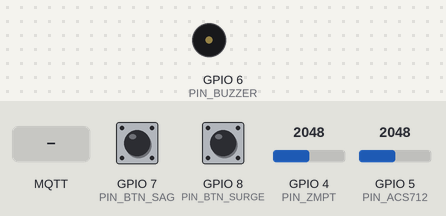
A sketch run on a simulated ESP32-S3. On the bench: buzzer (waves = sounding, pin HIGH). The inputs (shaded band) are chosen by the test bench; at power-on: GPIO 4 (PIN_ZMPT) = 2048, GPIO 8 (PIN_BTN_SURGE) HIGH, GPIO 5 (PIN_ACS712) = 2048, GPIO 7 (PIN_BTN_SAG) HIGH (analog values on the 0–4095 scale). WiFi joins after 1.5 s; servers stay silent unless stated; no MQTT or app messages arrive unless stated; what the sketch prints to the serial monitor is not drawn.

Above: at 2.2 s.
2.3 s: MQTT message "High" arrives on the first subscribed topic
6.5 s: GPIO 4 (PIN_ZMPT) set to 1936
At 8.06 s:
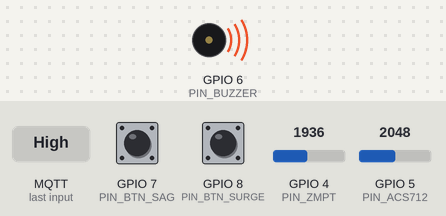
10.7 s: GPIO 8 (PIN_BTN_SURGE) pulled LOW for 1 s
14.2 s: MQTT message "high" arrives on the first subscribed topic
17.7 s: GPIO 4 (PIN_ZMPT) set to 2040
21.2 s: GPIO 5 (PIN_ACS712) set to 3207
24.7 s: GPIO 5 (PIN_ACS712) set to 3325
Timing chart, 0 to 29.2 s (numbered marks = the images above; inputs shaded):
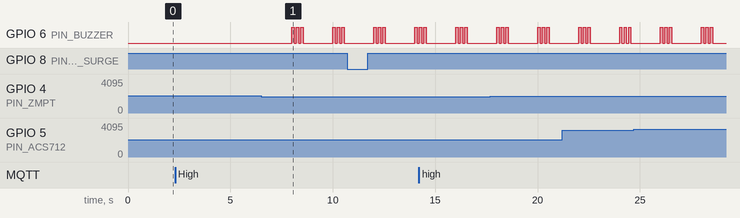

The sketch:

esp32_s3_firmware.ino
```cpp
/*
  IntelliAlarm - ESP32-S3 Firmware (Zone: OT)

  Features:
  - Reads ZMPT101B (Voltage) on GPIO 4 & ACS712 (Current) on GPIO 5
  - Demo fault injection buttons on GPIO 7 (Sag) and GPIO 8 (Surge)
  - Drives 12V Buzzer (via transistor) on GPIO 6:
      * HIGH RISK   -> 3 distinct beeps (beep-beep-beep), pause, repeat
      * MEDIUM RISK -> 2 distinct beeps (beep-beep), pause, repeat
      * LOW RISK    -> 1 single beep (beep), pause, repeat
      * NORMAL/OFF  -> Silent
  - Subscribes to MQTT topic: intellialarm/buzzer/OT
  - Publishes telemetry to:   intellialarm/sensors/OT
*/

#include <WiFi.h>
#include <PubSubClient.h>

// ── Pin Configuration (ESP32-S3 DevKit) ──────────────────────────
#define PIN_ZMPT        4    // ZMPT101B Analog In
#define PIN_ACS712      5    // ACS712 Analog In
#define PIN_BUZZER      6    // Transistor base (Buzzer control)
#define PIN_BTN_SAG     7    // Fault Button: Voltage Sag (pull-up to GND)
#define PIN_BTN_SURGE   8    // Fault Button: Voltage Surge (pull-up to GND)

// ── Network Configuration ────────────────────────────────────────
const char* WIFI_SSID    = "sanjana  11";
const char* WIFI_PASS    = "g11Z/460";
const char* MQTT_BROKER  = "10.63.138.124";
const int   MQTT_PORT    = 1883;

// ── Device & MQTT Topics ─────────────────────────────────────────
const char* ZONE_NAME      = "OT";
const char* CLIENT_ID      = "IntelliAlarm-ESP32S3-OT";
const char* TOPIC_SENSORS  = "intellialarm/sensors/OT";
const char* TOPIC_BUZZER   = "intellialarm/buzzer/OT";

// ── Calibration Constants ────────────────────────────────────────
const float ZMPT_SENSITIVITY = 500.0f; // Adjust per your calibration
const float ACS_SENSITIVITY  = 0.066f; // 66mV/A for ACS712-30A (use 0.100f for 20A, 0.185f for 5A)
const float ADC_VREF         = 3.3f;
const int   ADC_MAX          = 4095;

// ── Risk Tiers ───────────────────────────────────────────────────
enum RiskTier {
  RISK_NONE,
  RISK_LOW,
  RISK_MEDIUM,
  RISK_HIGH
};

volatile RiskTier currentRisk = RISK_NONE;

WiFiClient espClient;
PubSubClient mqtt(espClient);

unsigned long lastTelemetryTime = 0;
const unsigned long TELEMETRY_INTERVAL = 1000; // Publish every 1s

// ── Non-Blocking Multi-Beep Pattern Generator ────────────────────
void updateBuzzer() {
  unsigned long now = millis();

  switch (currentRisk) {
    case RISK_HIGH: {
      // 3 BEEPS every 2000 ms: [BEEP] - [BEEP] - [BEEP] - [PAUSE]
      unsigned long phase = now % 2000;
      bool on = (phase < 120) ||
                (phase >= 220 && phase < 340) ||
                (phase >= 440 && phase < 560);
      digitalWrite(PIN_BUZZER, on ? HIGH : LOW);
      break;
    }

    case RISK_MEDIUM: {
      // 2 BEEPS every 2000 ms: [BEEP] - [BEEP] - [PAUSE]
      unsigned long phase = now % 2000;
      bool on = (phase < 160) ||
                (phase >= 300 && phase < 460);
      digitalWrite(PIN_BUZZER, on ? HIGH : LOW);
      break;
    }

    case RISK_LOW: {
      // 1 BEEP every 3000 ms: [BEEP] - [PAUSE]
      unsigned long phase = now % 3000;
      bool on = (phase < 180);
      digitalWrite(PIN_BUZZER, on ? HIGH : LOW);
      break;
    }

    case RISK_NONE:
    default:
      digitalWrite(PIN_BUZZER, LOW);
      break;
  }
}

// ── MQTT Callback (Receives Risk Tier from Backend) ──────────────
void mqttCallback(char* topic, byte* payload, unsigned int length) {
  String message = "";
  for (unsigned int i = 0; i < length; i++) {
    message += (char)payload[i];
  }
  message.trim();
  Serial.printf("[Buzzer] Message on %s: %s\n", topic, message.c_str());

  // Matches either JSON ({"risk":"High"}) or raw string ("High")
  if (message.indexOf("High") >= 0 || message.indexOf("high") >= 0) {
    currentRisk = RISK_HIGH;
    Serial.println("[Buzzer] -> HIGH RISK (3 Beeps Pattern)");
  } else if (message.indexOf("Medium") >= 0 || message.indexOf("medium") >= 0) {
    currentRisk = RISK_MEDIUM;
    Serial.println("[Buzzer] -> MEDIUM RISK (2 Beeps Pattern)");
  } else if (message.indexOf("Low") >= 0 || message.indexOf("low") >= 0) {
    currentRisk = RISK_LOW;
    Serial.println("[Buzzer] -> LOW RISK (1 Beep Pattern)");
  } else {
    currentRisk = RISK_NONE;
    Serial.println("[Buzzer] -> NORMAL (Buzzer Silent)");
  }
}

// ── Wi-Fi Connection ─────────────────────────────────────────────
unsigned long lastWiFiRetry = 0;
void connectWiFi() {
  if (WiFi.status() == WL_CONNECTED) return;

  unsigned long now = millis();
  if (now - lastWiFiRetry < 5000) return; // Retry every 5s if disconnected
  lastWiFiRetry = now;

  Serial.printf("\n[WiFi] Connecting to: %s\n", WIFI_SSID);
  WiFi.mode(WIFI_STA);
  WiFi.begin(WIFI_SSID, WIFI_PASS);

  int attempts = 0;
  while (WiFi.status() != WL_CONNECTED && attempts < 20) {
    delay(200);
    Serial.print(".");
    attempts++;
  }

  if (WiFi.status() == WL_CONNECTED) {
    Serial.println("\n[WiFi] Connected!");
    Serial.printf("[WiFi] ESP32 IP: %s\n", WiFi.localIP().toString().c_str());
  } else {
    Serial.println("\n[WiFi] Waiting for Wi-Fi, will auto-reconnect...");
  }
}

// ── MQTT Connection ────────────────────────────────────────────
unsigned long lastMqttRetry = 0;
void connectMQTT() {
  if (mqtt.connected()) return;

  unsigned long now = millis();
  if (now - lastMqttRetry < 2000) return; // Auto-retry every 2 seconds
  lastMqttRetry = now;

  Serial.printf("[MQTT] Connecting to %s:%d ... ", MQTT_BROKER, MQTT_PORT);
  if (mqtt.connect(CLIENT_ID)) {
    Serial.println("CONNECTED!");
    mqtt.subscribe(TOPIC_BUZZER);
    Serial.printf("[MQTT] Subscribed to %s\n", TOPIC_BUZZER);
  } else {
    Serial.printf("FAILED (rc=%d), will auto-retry in 2s\n", mqtt.state());
  }
}

// ── Sensor Reading (RMS Calculation) ─────────────────────────────
float readVoltageRMS() {
  // Check demo fault injection buttons
  if (digitalRead(PIN_BTN_SAG) == LOW) {
    return 165.0f; // Injected Voltage Sag (~165V)
  }
  if (digitalRead(PIN_BTN_SURGE) == LOW) {
    return 275.0f; // Injected Voltage Surge (~275V)
  }

  // Sample AC waveform
  long sumSquares = 0;
  int samples = 0;
  unsigned long start = millis();

  while (millis() - start < 40) { // Sample across ~2 full 50Hz cycles
    int raw = analogRead(PIN_ZMPT);
    int centered = raw - 2048; // ESP32 12-bit ADC midpoint
    sumSquares += (long)centered * centered;
    samples++;
  }

  if (samples == 0) return 230.0f;
  float rmsAdc = sqrt((float)sumSquares / samples);
  float voltage = rmsAdc * (ADC_VREF / ADC_MAX) * ZMPT_SENSITIVITY;

  // Fallback to nominal if sensor is disconnected (low noise)
  if (voltage < 20.0f) {
    voltage = 230.0f;
  }
  return voltage;
}

float readCurrentRMS() {
  long sumSquares = 0;
  int samples = 0;
  unsigned long start = millis();

  while (millis() - start < 40) {
    int raw = analogRead(PIN_ACS712);
    int centered = raw - 2048;
    sumSquares += (long)centered * centered;
    samples++;
  }

  if (samples == 0) return 0.5f;
  float rmsAdc = sqrt((float)sumSquares / samples);
  float current = (rmsAdc * (ADC_VREF / ADC_MAX)) / ACS_SENSITIVITY;

  // Low threshold filter
  if (current < 0.15f) current = 0.0f;
  return current;
}

// ── Setup ────────────────────────────────────────────────────────
void setup() {
  Serial.begin(115200);
  delay(1000);
  Serial.println("\n==============================================");
  Serial.println("  IntelliAlarm ESP32-S3 (Zone: OT) Initializing ");
  Serial.println("==============================================");

  // Pin modes
  pinMode(PIN_BUZZER, OUTPUT);
  digitalWrite(PIN_BUZZER, LOW);

  pinMode(PIN_BTN_SAG, INPUT_PULLUP);
  pinMode(PIN_BTN_SURGE, INPUT_PULLUP);

  analogReadResolution(12); // 12-bit ADC (0-4095)

  // Network setup
  connectWiFi();
  mqtt.setServer(MQTT_BROKER, MQTT_PORT);
  mqtt.setCallback(mqttCallback);
  mqtt.setBufferSize(512);
}

// ── Main Loop ────────────────────────────────────────────────────
void loop() {
  // Wi-Fi & MQTT Keep-Alive
  if (WiFi.status() != WL_CONNECTED) {
    connectWiFi();
  }
  if (WiFi.status() == WL_CONNECTED && !mqtt.connected()) {
    connectMQTT();
  }
  mqtt.loop();

  // Non-blocking buzzer rhythm (Runs on every loop pass)
  updateBuzzer();

  // Periodic Telemetry Publishing (Every 1000 ms)
  unsigned long now = millis();
  if (now - lastTelemetryTime >= TELEMETRY_INTERVAL) {
    lastTelemetryTime = now;

    float voltage = readVoltageRMS();
    float current = readCurrentRMS();

    // Determine fault type for immediate local annotation
    const char* faultType = "nominal";
    if (voltage < 190.0f)      faultType = "voltage_sag";
    else if (voltage > 255.0f) faultType = "voltage_surge";
    else if (current > 15.0f)  faultType = "overload";

    char payload[256];
    snprintf(payload, sizeof(payload),
      "{\"zone\":\"%s\",\"voltage\":%.1f,\"current\":%.2f,\"fault_type\":\"%s\",\"timestamp\":%lu}",
      ZONE_NAME, voltage, current, faultType, now / 1000
    );

    if (mqtt.connected()) {
      mqtt.publish(TOPIC_SENSORS, payload);
      Serial.printf("[MQTT Tx] %s -> %s\n", TOPIC_SENSORS, payload);
    }
  }
}
```

Measured:
- the behaviour switches between 1999 and 1998 on GPIO 4 (PIN_ZMPT) (found by bisection; images 0 and 1)
- after the input at 2.3 s, every drawn part: stays the same
